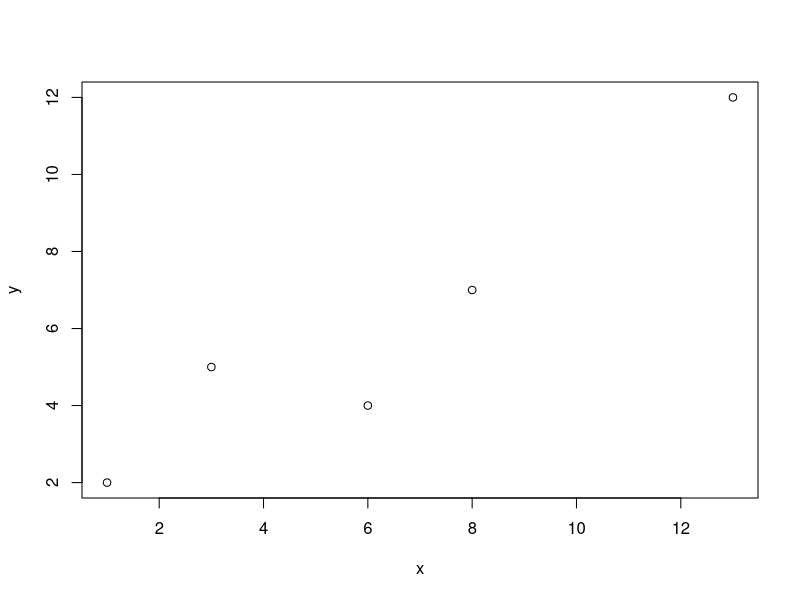
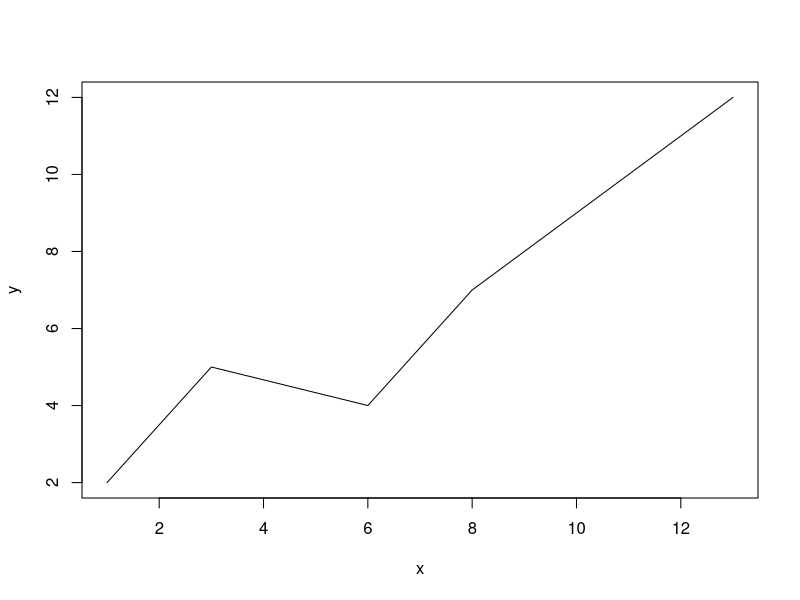
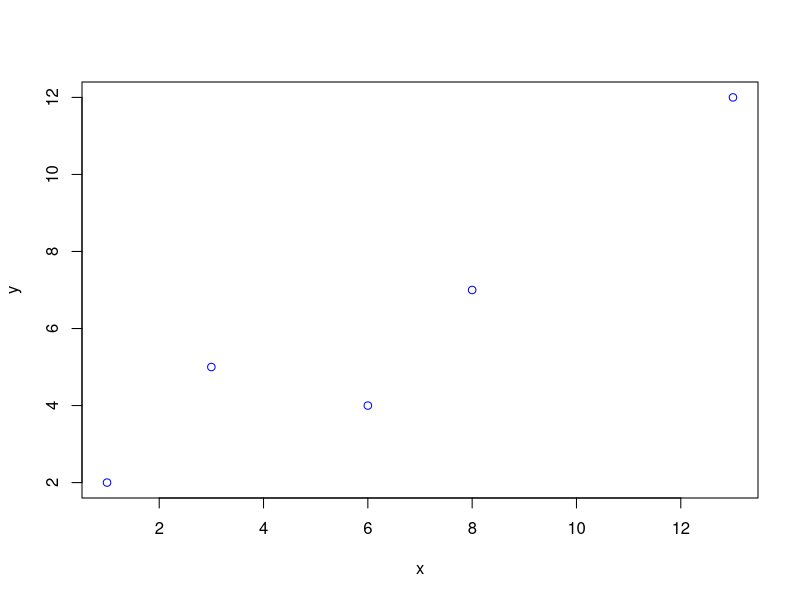
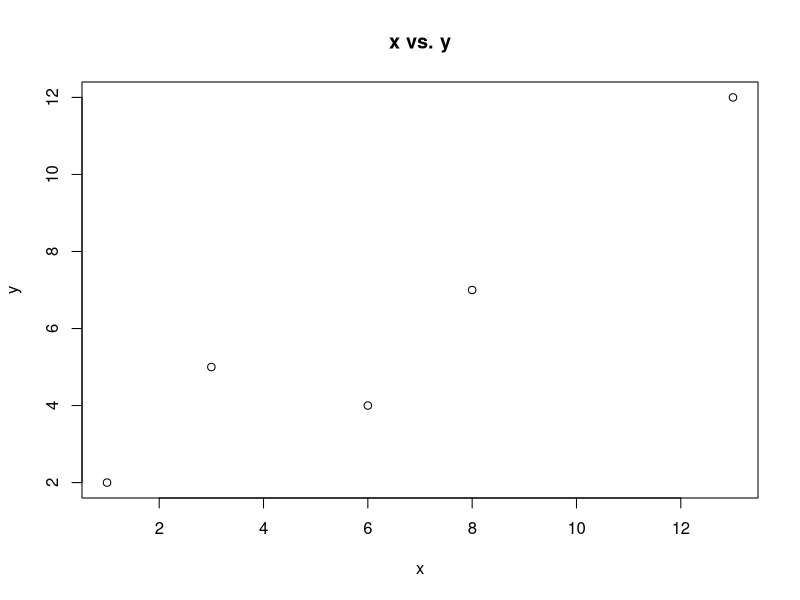
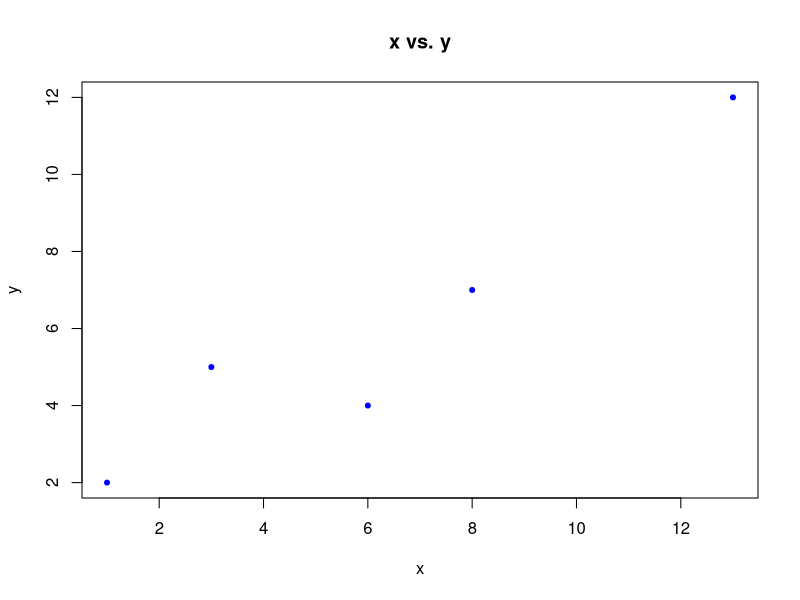
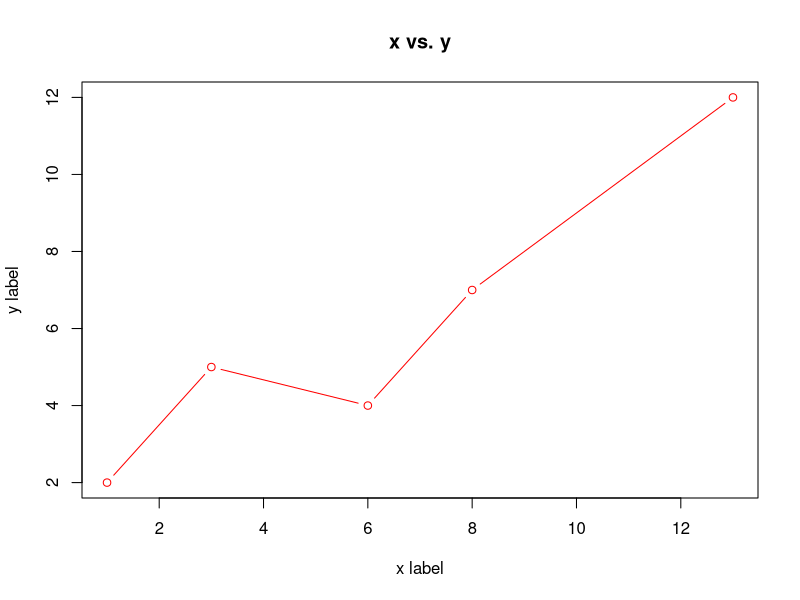
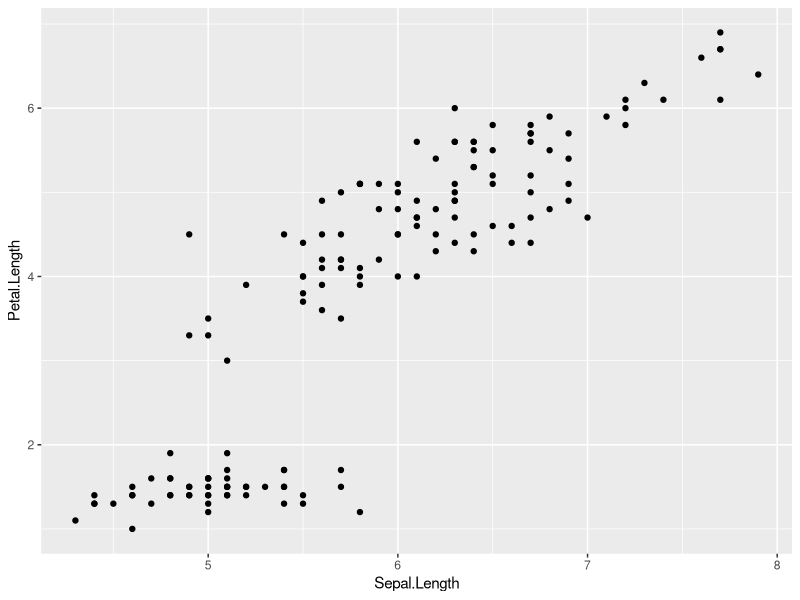
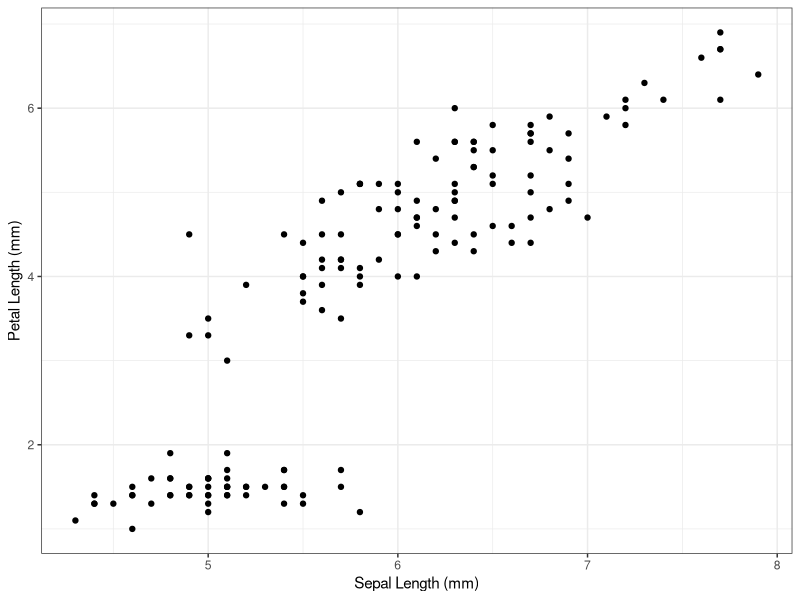

Source code (R) for these figures, in order:
###########################
# 1. Hello world
###########################
print("Hello, world!")

###########################
# 2. R as a calculator
###########################
1+1
100-20
4*6
10^2
100/4
sqrt(2)
log2(2) 
?log2

###########################
# 3. Variables
###########################
num <- 2
num

n = 7.45

###########################
# 4. Vectors
###########################
c(1,3,6,8,13)
x <- c(1,3,6,8,13)
x

# create another vector, y.
y <- c(2,5,4,7,12)
y

x[5]

vector1 <- c("hi","how","are","you")

1:10
values <- 1:10

mean(x)
median(x)
min(y)
max(y)

data.frame(x)
data.frame(y)
data.frame(x,y)
data.frame(y,x)

for (i in data.frame(x,y)) {
  print(max(i))
}

sum = 0
for (i in data.frame(x,y)) {
  sum = sum + max(i)
}
sum

max(x+y)

which(x==6)

#you can also use greater than (>), less than (<), greater than or equal to (>=), or less than or equal to (>=).
which(x<3)

which.min(y)
which.max(y)

#sample standard deviation
sd(x)

summary(x)

#correlation
cor(x,y)

length(y)
x==6

plot(x,y)

#note, the type="l" below is a lowercase L for line, not the number 1.
plot(x,y,type="l")

#plot() is a function, which can take many arguments. The arguments you give to plot will determine how the plot looks.
plot(x,y,col="blue")
plot(x,y,main="x vs. y")
plot(x,y,main="x vs. y", col="blue", pch=20)
plot(x,y,main="x vs. y", ylab="y label", xlab="x label", type="b", col="red")
?plot
?par

###########################
# 5. Using ggplot2
###########################

library(ggplot2)
data(iris)
View(iris)

# scatter plots
ggplot(iris, aes(x=Sepal.Length, y=Petal.Length))+
  geom_point()

ggplot(iris, aes(x=Sepal.Length, y=Petal.Length))+
  geom_point()+
  theme_bw()+
  xlab("Sepal Length (mm)")+
  ylab("Petal Length (mm)")

ggplot(iris, aes(x=Sepal.Length, y=Petal.Length, color=Species))+
  geom_point()+
  theme_bw()+
  xlab("Sepal Length(mm)")+
  ylab("Petal Length(mm)")

# box and whisker plots
ggplot(iris, aes(x=Species, y=Petal.Length))+
  geom_boxplot()+
  xlab("Iris species")+
  ylab("Petal length (mm)")

ggplot(iris, aes(x=Species, y=Petal.Length))+
  geom_boxplot()+
  geom_point(size=2, color='blue', alpha=0.1)+
  xlab("Iris species")+
  ylab("Petal length (mm)")

ggplot(iris, aes (x=Sepal.Length))+
  geom_histogram()+
  xlab("Sepal Length (mm)")

ggplot(iris, aes (x=Sepal.Length))+
  geom_histogram(bins=10)+
  xlab("Sepal Length (mm)")

ggplot(iris, aes (x=Sepal.Length))+
  geom_histogram(bins=10)+
  xlab("Sepal Length (mm)")+
  facet_wrap(~Species)

# credits: github/mmarchin, Jennifer McMahon